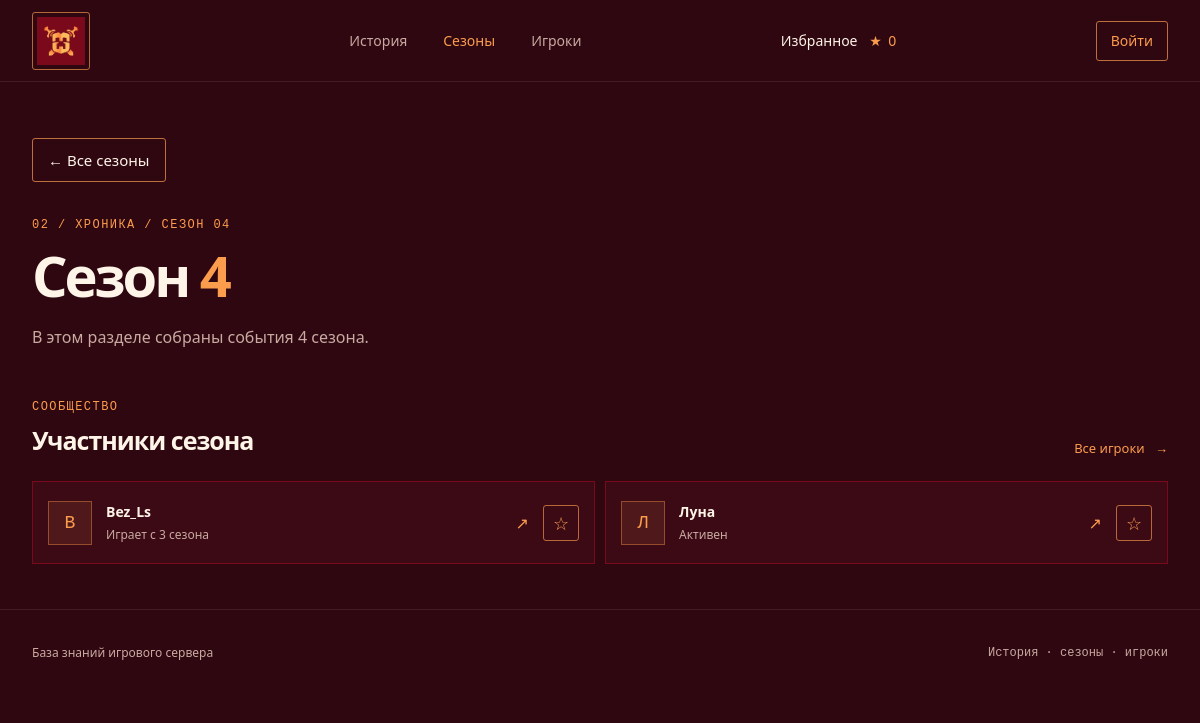
The app's page /seasons/4 with its own data.
### tables this page shows
CREATE TABLE seasons (
                id INTEGER PRIMARY KEY,
                history_text TEXT
            );

CREATE TABLE players (
                id INTEGER PRIMARY KEY AUTOINCREMENT,
                name TEXT,
                season_id INTEGER,
                info TEXT,
                status TEXT,
                linked_account TEXT,
                image_file_id TEXT
            );

### mineshield.py (the view)
@app.get("/seasons/<int:season_id>")
def season_detail(season_id: int):
    connection = connect_db()
    try:
        season = connection.execute(
            "SELECT id, history_text FROM seasons WHERE id = ?",
            (season_id,),
        ).fetchone()
    finally:
        connection.close()
    if season is None:
        abort(404)
    return render_template(
        "season_detail.html",
        season=season,
        players=get_players(season_id=season_id),
    )

### mineshield.py (called while the page is built, shortened)
@app.context_processor
def inject_template_state() -> dict[str, Any]:
    static_dir = Path(app.static_folder or BASE_DIR / "static")
    return {
        "logo_available": (static_dir / "images" / "logo.png").is_file(),
        "current_user": get_current_user(),
        "csrf_token": get_csrf_token,
    }

def get_current_user() -> dict[str, str] | None:
    username = session.get("username")
    if not username:
        return None

def connect_db(db_path: Path | str | None = None) -> sqlite3.Connection:
    connection = sqlite3.connect(db_path or DB_PATH)
    connection.row_factory = sqlite3.Row
    return connection

@app.before_request
def ensure_database_initialized() -> None:
    database_path = Path(DB_PATH).resolve()
    if database_path not in _initialized_databases:
        init_db(database_path)
        _initialized_databases.add(database_path)

### templates/season_detail.html (shortened to what this page needs)
{% extends "base.html" %}
{% block content %}
<section class="page-hero">
  <a class="back-link" href="{{ url_for('seasons') }}">← Все сезоны</a>
  <p class="eyebrow">02 / ХРОНИКА / СЕЗОН {{ "%02d"|format(season.id) }}</p>
  <h1>Сезон <span>{{ season.id }}</span></h1>
  <p class="page-intro">{{ season.history_text }}</p>
</section>
<section class="section-block season-players">
  <div class="section-heading">
    <div><p class="eyebrow">СООБЩЕСТВО</p><h2>Участники сезона</h2></div>
    <a class="text-link" href="{{ url_for('players') }}">Все игроки <span aria-hidden="true">→</span></a>
  </div>
  <div class="player-grid">
    {% for player in players %}
    <article class="player-card">
      <a class="player-card-link" href="{{ url_for('player_detail', player_id=player.id) }}">
        <span class="player-avatar">{{ (player.name or "?")[:1] }}</span>
        <span class="player-card-info"><strong>{{ player.name }}</strong><span>{{ player.status or "Участник" }}</span></span>
        <span class="card-arrow" aria-hidden="true">↗</span>
      </a>
      <button class="favorite-toggle" type="button" data-favorite-toggle="{{ player.id }}" data-player-name="{{ player.name }}" aria-pressed="false">☆</button>
    </article>
    {% else %}
    <div class="empty-state"><span>⌁</span><h2>Участников пока нет</h2><p>Карточки игроков этого сезона появятся здесь.</p></div>
    {% endfor %}
  </div>
</section>
{% endblock %}

### static/style.css (style rules this page uses)
:root { color-scheme: dark; --bg: #2e0710; --panel: #3b0a15; --panel-soft: #4b0d1a; --line: #7a0a1b; --text: #fff4e8; --muted: #c9aaa1; --gold: #fc9c4d; --gold-light: #ffc16f; --mono: "DM Mono", Consolas, monospace; --sans: "Segoe UI", sans-serif; }
* { box-sizing: border-box; }
body { margin: 0; min-width: 320px; background: var(--bg); color: var(--text); font-family: var(--sans); -webkit-font-smoothing: antialiased; }
a { color: inherit; text-decoration: none; }
.eyebrow { margin: 0 0 18px; color: var(--gold); font: 12px var(--mono); letter-spacing: .12em; }
.hero h1, .page-hero h1, .not-found h1 { margin: 0; font-size: clamp(42px, 5vw, 66px); line-height: 1.13; letter-spacing: -.055em; font-weight: 700; }
.hero h1 span, .page-hero h1 span, .not-found h1 span { color: var(--gold); }
.section-block { padding: 35px 0 45px; }
.section-heading { display: flex; align-items: end; justify-content: space-between; gap: 20px; margin-bottom: 24px; }
.section-heading .eyebrow { margin-bottom: 9px; }
.section-heading h2, .next-step h2 { margin: 0; font-size: 25px; letter-spacing: -.04em; }
.card-arrow { position: absolute; top: 19px; right: 20px; color: var(--gold); font-size: 16px; }
.text-link { color: var(--gold); font-size: 13px; }
.text-link span { margin-left: 7px; }
.page-hero { padding: 56px 0 30px; }
.back-link { min-height: 44px; margin-bottom: 36px; padding: 0 15px; display: inline-flex; align-items: center; border: 1px solid rgba(252,156,77,.7); border-radius: 3px; color: var(--text); font-size: 15px; transition: color .18s ease, border-color .18s ease, background .18s ease; }
.page-hero .eyebrow { margin-bottom: 12px; }
.page-hero h1 { font-size: clamp(38px, 5vw, 56px); }
.page-intro { max-width: 600px; margin: 16px 0 0; color: var(--muted); font-size: 16px; line-height: 1.8; }
.season-players { padding-top: 18px; }
.player-grid { display: grid; grid-template-columns: repeat(2, 1fr); gap: 10px; }
.player-card { position: relative; display: flex; align-items: center; gap: 14px; min-height: 83px; padding: 15px; border: 1px solid var(--line); background: var(--panel); transition: border-color .2s ease, transform .2s ease; }
.player-card-link { display: flex; align-items: center; flex: 1; gap: 14px; min-width: 0; }
.player-card .card-arrow { position: static; flex: 0 0 auto; margin-left: auto; }
.favorite-toggle { flex: 0 0 auto; min-width: 36px; min-height: 36px; padding: 4px 8px; border: 1px solid rgba(252,156,77,.65); border-radius: 3px; color: var(--gold); background: transparent; font: 18px var(--sans); cursor: pointer; transition: border-color .18s ease, background .18s ease; }
.player-avatar, .profile-avatar { display: grid; place-items: center; flex: 0 0 auto; width: 44px; height: 44px; color: var(--gold); border: 1px solid rgba(252,156,77,.4); background: rgba(252,156,77,.1); font: 18px var(--mono); }
.player-card-info { display: grid; gap: 5px; min-width: 0; }
.player-card-info strong { overflow: hidden; font-size: 14px; text-overflow: ellipsis; white-space: nowrap; }
.player-card-info span { color: var(--muted); font-size: 12px; }

### records on screen
seasons: id "04", id "4", history_text "В этом разделе собраны события 4 сезона."
players: name "B", name "Bez_Ls", status "Играет с 3 сезона"
players: name "Л", name "Луна", status "Активен"
